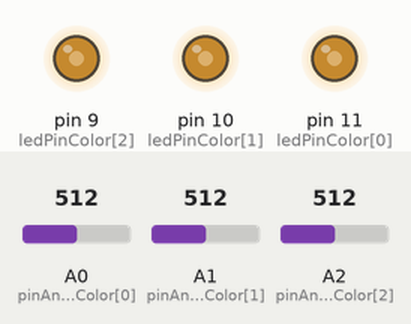
This sketch was run on a simulated Arduino Uno, built with avr-gcc and run on an emulated ATmega328P. On the bench: output pins drawn as LEDs (lit = HIGH). Inputs (shaded band) come from the test bench; at power-on: A0 (pinAnalogColor[0]) = 512, A1 (pinAnalogColor[1]) = 512, A2 (pinAnalogColor[2]) = 512.

Above: at 1.2 s.
1.3 s: A0 (pinAnalogColor[0]) set to 716
At 1.9 s:
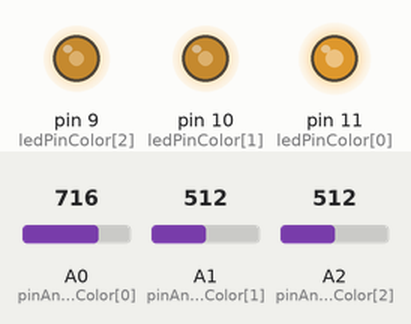
2.8 s: A1 (pinAnalogColor[1]) set to 716
At 4.0 s:
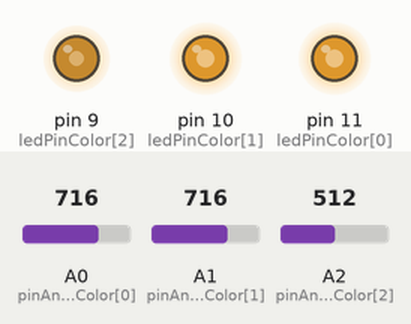
4.3 s: A2 (pinAnalogColor[2]) set to 716
At 5.4 s:
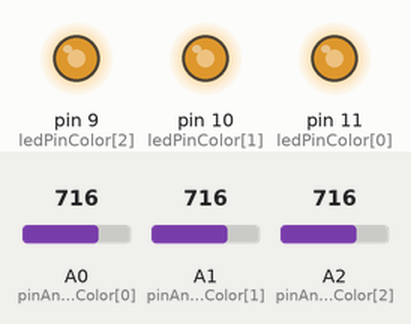
5.8 s: A0 (pinAnalogColor[0]) set to 900
At 6.5 s:
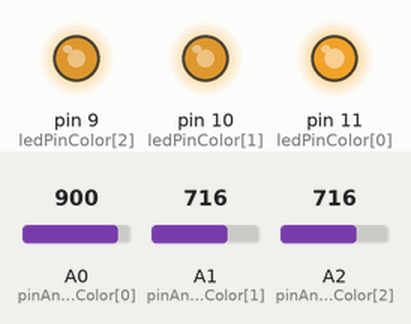
7.3 s: A1 (pinAnalogColor[1]) set to 900
At 7.6 s:
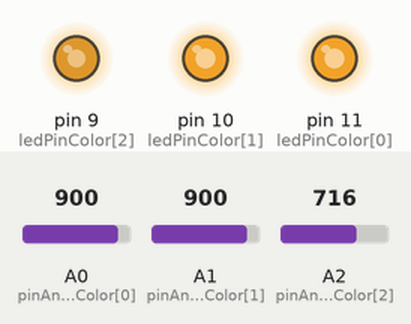
8.8 s: A2 (pinAnalogColor[2]) set to 900
At 10.0 s:
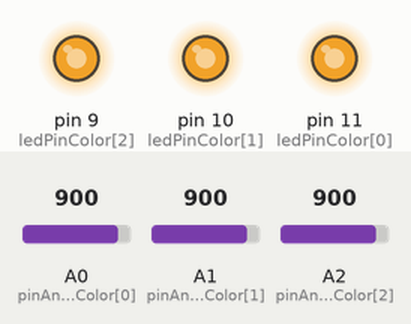
Timing chart, 0 to 11.3 s (numbered marks = the images above; inputs shaded):
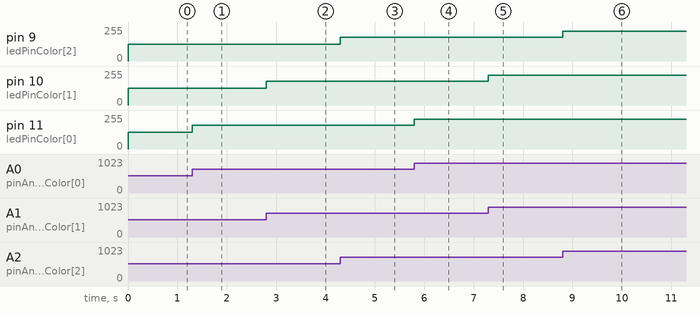

Measured:
- after the input at 1.3 s, pin 11 (ledPinColor[0]): 127/255 → 178/255 at once
- after the input at 2.8 s, pin 10 (ledPinColor[1]): 127/255 → 178/255 at once
- after the input at 4.3 s, pin 9 (ledPinColor[2]): 127/255 → 178/255 at once
- after the input at 5.8 s, pin 11 (ledPinColor[0]): 178/255 → 224/255 at once
- after the input at 7.3 s, pin 10 (ledPinColor[1]): 178/255 → 224/255 at once
- after the input at 8.8 s, pin 9 (ledPinColor[2]): 178/255 → 224/255 at once

The sketch:

Homework1-RGB.ino
```cpp
const int colorNumber = 3;
//set the convention 0 = red, 1 = green, 2 = blue

///declare the variables for the potentiometers
const int pinAnalogColor[colorNumber] ={A0, A1, A2};

///declare the variables for the LED
const int ledPinColor[colorNumber] = {11, 10, 9};

///declare variables for the values
float potValueColor[colorNumber] = {0};
int ledValueColor[colorNumber] = {0};

///declare variables to avoid magic numbers
const int inputAnalogMin = 0;
const int inputAnalogMax= 1023;
const int ledPinMin=0;
const int ledPinMax=255;

void setup() {
  // put your setup code here, to run once:
  pinMode(ledPinColor[0], OUTPUT);
  pinMode(ledPinColor[1], OUTPUT);
  pinMode(ledPinColor[2], OUTPUT);
}

void loop() {
  // put your main code here, to run repeatedly:
  for (int i = 0; i < colorNumber; i++){
    potValueColor[i] = analogRead(pinAnalogColor[i]); //reads the input on the potentiometers
    mapingValue(potValueColor[i], i);
  }
}

//transforming the values read on the potentiometers to values for the LED
void mapingValue(float readPotValue, int position){
  ledValueColor[position] = map(readPotValue, inputAnalogMin, inputAnalogMax, ledPinMin, ledPinMax);
  displayColor(ledValueColor[position], position);
}

//activates the LED specific color based on the reading
void displayColor(int mappedLedValue, int pos){
  analogWrite(ledPinColor[pos], mappedLedValue);
}
```
